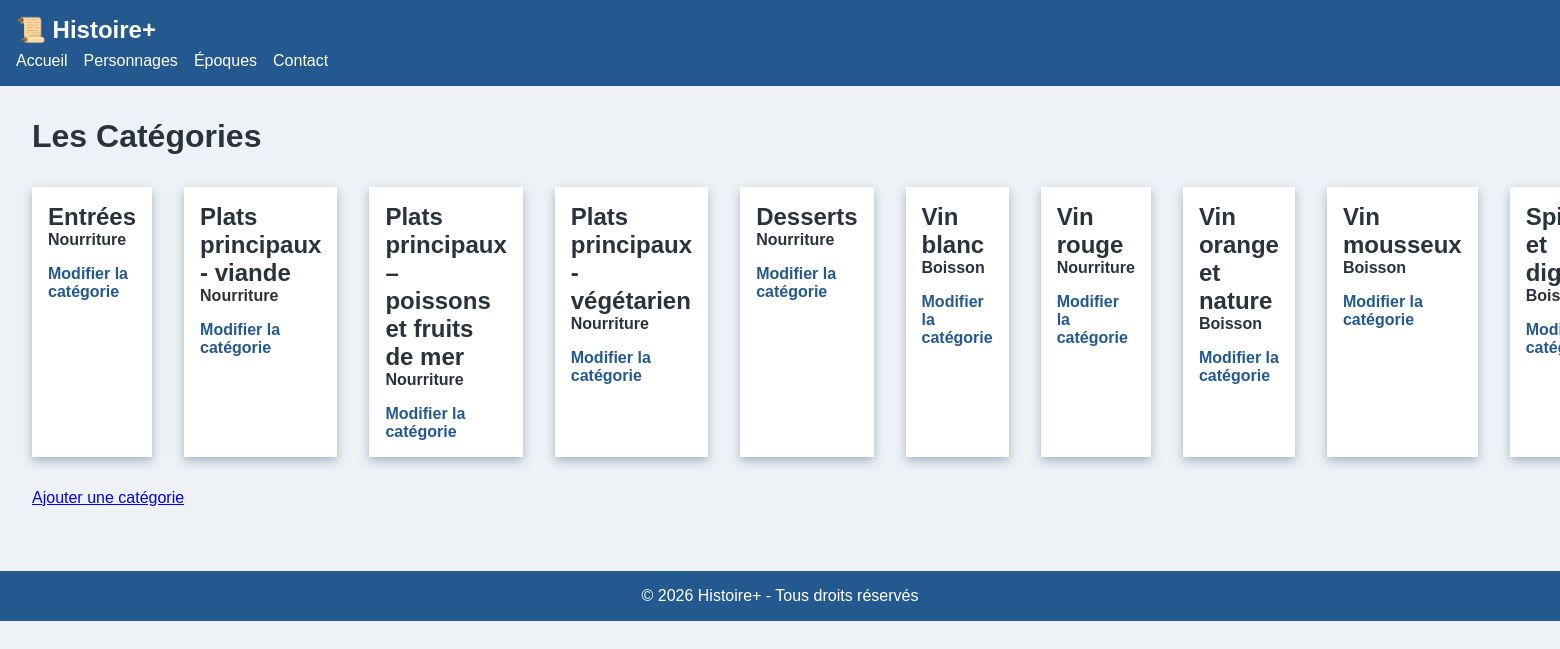
Before: /categorie/index.php with the older database file.
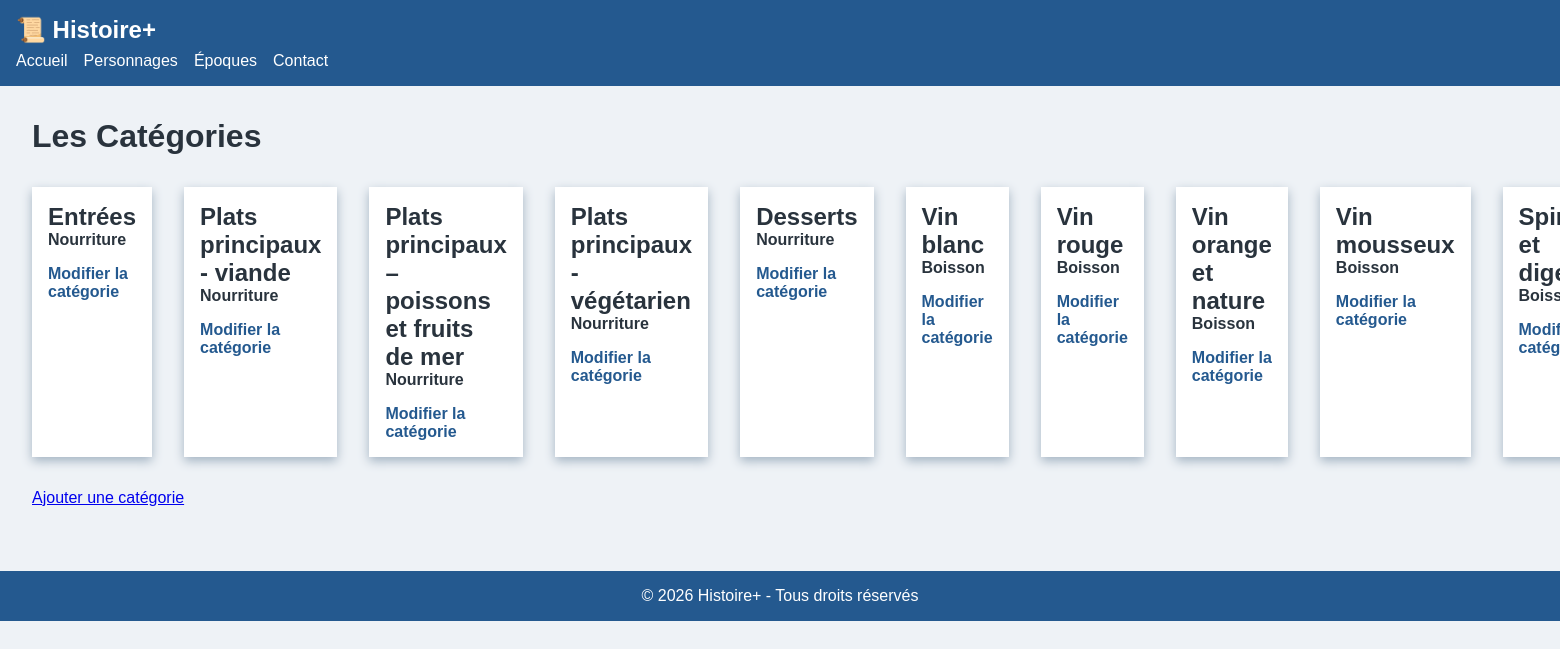
After: the same page with the newer database file.
### tables this page shows
CREATE TABLE "categorie" (
	"id"	INTEGER,
	"categorie"	TEXT,
	"type"	INTEGER,
	"created_at"	TEXT DEFAULT current_timestamp,
	"updated_at"	TEXT DEFAULT current_timestamp
);

### public/categorie/index.php (the view, shortened to what this page needs)
<?php
$bd = "../../database/db.sqlite";
$pdo = new PDO("sqlite:" . $bd);
$stmt = $pdo->prepare("SELECT * FROM categorie");
$stmt->execute();
$categorie = '';
$categorie .= '<div class="cards">';
while ($enr = $stmt->fetch()) {
    $types = [
        "Nourriture",
        "Boisson",
    ];
    $categorie .= '<article class="card">';
    $categorie .= '<h2>' . $enr['categorie'] . '</h2>';
    foreach ($types as $i => $type) {
        if ($enr['type'] == $i) {
            $categorie .= '<h4>' . $type . '</h4>';
        }
    }
    $categorie .= '<a href="modifier.php?id=' . $enr['id'] . '">Modifier la catégorie</a>';
    $categorie .= '</article>';
}
$categorie .= '</div>';
$ajout = '';
$ajout .= '<a href="ajout.php">Ajouter une catégorie</a>';
?>
<!DOCTYPE html>
<html lang="fr">
<head>
    <link rel="stylesheet" href="../css/styles.css">
</head>
<body>
    <header>
        <div class="logo">📜 Histoire+</div>
        <nav>
            <ul>
                <li><a href="../index.php">Accueil</a></li>
                <li><a href="#">Personnages</a></li>
                <li><a href="#">Époques</a></li>
                <li><a href="#">Contact</a></li>
            </ul>
        </nav>
    </header>
    <main class="home">
        <h1>Les Catégories</h1>
        <?php echo $categorie; ?>
        <?php echo $ajout; ?>
    </main>
    <footer>
        <p>© 2026 Histoire+ - Tous droits réservés</p>
    </footer>
</body>
</html>

### public/css/styles.css (style rules this page uses)
:root { --couleur-primaire: hsl(210, 60%, 35%); --couleur-secondaire: hsl(45, 80%, 50%); --couleur-fond: hsl(210, 30%, 95%); --couleur-texte: hsl(210, 20%, 20%); --ombre: 0 4px 10px hsl(210, 20%, 70%); }
* { margin: 0; padding: 0; box-sizing: border-box; }
body { font-family: Arial, sans-serif; background: var(--couleur-fond); color: var(--couleur-texte); }
main { display: flex; padding: 2rem; gap: 2rem; }
.home { flex-direction: column; }
footer { text-align: center; padding: 1rem; background: var(--couleur-primaire); color: white; margin-top: 2rem; }

Changed rows visible on the page:
changed categorie "Vin rouge": type "Nourriture" → "Boisson"
